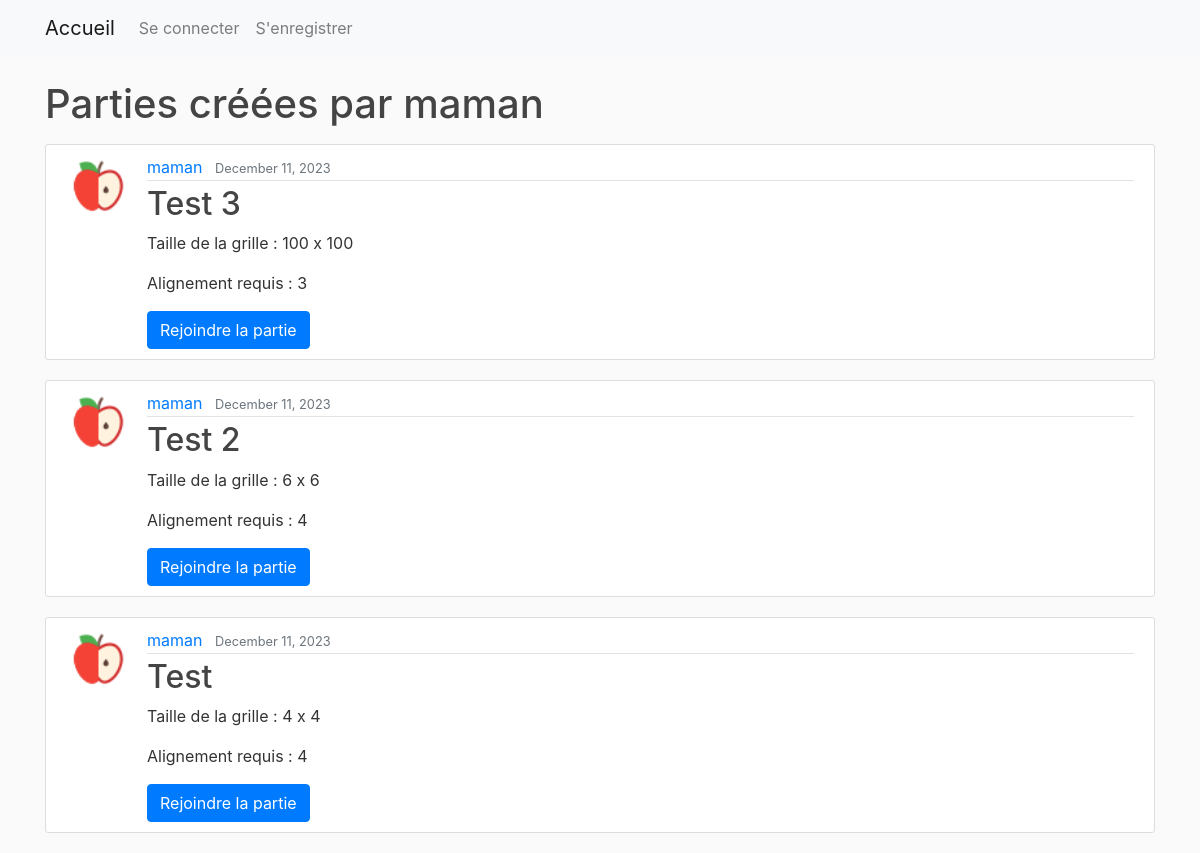
Screenshot of /games/user/maman with the database file from the repository.
### morpion/models.py (models this page shows, shortened)
class Game(models.Model):
    creator = models.ForeignKey(User, on_delete=models.CASCADE, related_name='games_created')
    player2 = models.ForeignKey(User, on_delete=models.SET_NULL, blank=True, null=True, related_name='joined_games')
    active_player = models.CharField(max_length=20, default='')
    winner = models.ForeignKey(User, on_delete=models.SET_NULL, null=True, blank=True, related_name='games_won')
    title = models.CharField(max_length=200)
    grid_size = models.PositiveIntegerField()
    alignment = models.PositiveIntegerField()
    STATUS_CHOICES = (
        ('waiting', 'Waiting'),
        ('started', 'Started'),
        ('completed', 'Completed'),
        ('abandoned', 'Abandoned')
    )
    status = models.CharField(max_length=10, choices=STATUS_CHOICES, default='waiting')
    created_at = models.DateField(auto_now_add=True)
    updated_at = models.DateTimeField(auto_now=True)
    is_private = models.BooleanField(default=False)
    access_code = models.CharField(max_length=6, blank=True, null=True)
    grid_data = models.JSONField(default=dict)

### users/models.py (models this page shows, shortened)
class Profile(models.Model):
    user = models.OneToOneField(User, on_delete=models.CASCADE)
    image = models.ImageField(default='default.png', upload_to='profile_pics')
    game_symbol = models.ImageField(default='default_symbol.png', upload_to='game_symbols')

### morpion/views.py (the view)
# urls.py: path('games/user/<str:username>', UserGameListView.as_view(), name='user-games'),
class UserGameListView(ListView):
    model = Game
    template_name = 'morpion/user_games.html'
    context_object_name = 'games'
    paginate_by = 3
    def get_queryset(self):
        user = get_object_or_404(User, username=self.kwargs.get('username'))
        return Game.objects.filter(creator=user).filter(status="waiting").order_by('-updated_at')

### morpion/templates/morpion/user_games.html (shortened to what this page needs)
{% extends "morpion/base.html" %}
{% block content %}
<h1 class="mb-3">Parties créées par {{ view.kwargs.username }}</h1>
{% if games %}
{% for game in games %}
<article class="media content-section">
    <img class="rounded-circle article-img" src="{{ game.creator.profile.image.url }}">
    <div class="media-body">
        <div class="article-metadata">
            <a class="mr-2" href="{% url 'user-games' game.creator.username %}">{{ game.creator }}</a>
            <small class="text-muted">{{ game.created_at|date:"F d, Y" }}</small>
        </div>
        <h2><a class="article-title" href="{% url 'game-detail' game.id %}">{{ game.title }}</a></h2>
        <p class="article-content">Taille de la grille : {{ game.grid_size }} x {{ game.grid_size }}</p>
        <p class="article-content">Alignement requis : {{ game.alignment }}</p>
        <a href="{% url 'confirm-join-game' game.id %}" class="btn btn-primary">Rejoindre la partie</a>
    </div>
</article>
{% endfor %}
{% else %}
<p class="article-content">Cet utilisateur n'a aucune partie en cours</p>
{% endif %}
{% endblock content %}

### morpion/static/css/main.css (style rules this page uses)
body { background: #fafafa; color: #333333; }
h1, h2, h3, h4, h5, h6 { color: #444444; }
.content-section { background: #ffffff; padding: 10px 20px; border: 1px solid #dddddd; border-radius: 3px; margin-bottom: 20px; }
.article-title { color: #444444; }
.article-content { white-space: pre-line; }
.article-img { height: 65px; width: 65px; margin-right: 16px; }
.article-metadata { padding-bottom: 1px; margin-bottom: 4px; border-bottom: 1px solid #e3e3e3 }

### rows the page displays
Game: creator.profile.image (picture), creator "maman", created_at "December 11, 2023", title "Test 3", grid_size "100", alignment "3"
Game: creator.profile.image (picture), creator "maman", created_at "December 11, 2023", title "Test 2", grid_size "6", alignment "4"
Game: creator.profile.image (picture), creator "maman", created_at "December 11, 2023", title "Test", grid_size "4", alignment "4"

### other values shown
{{ view.kwargs.username }} "maman"
